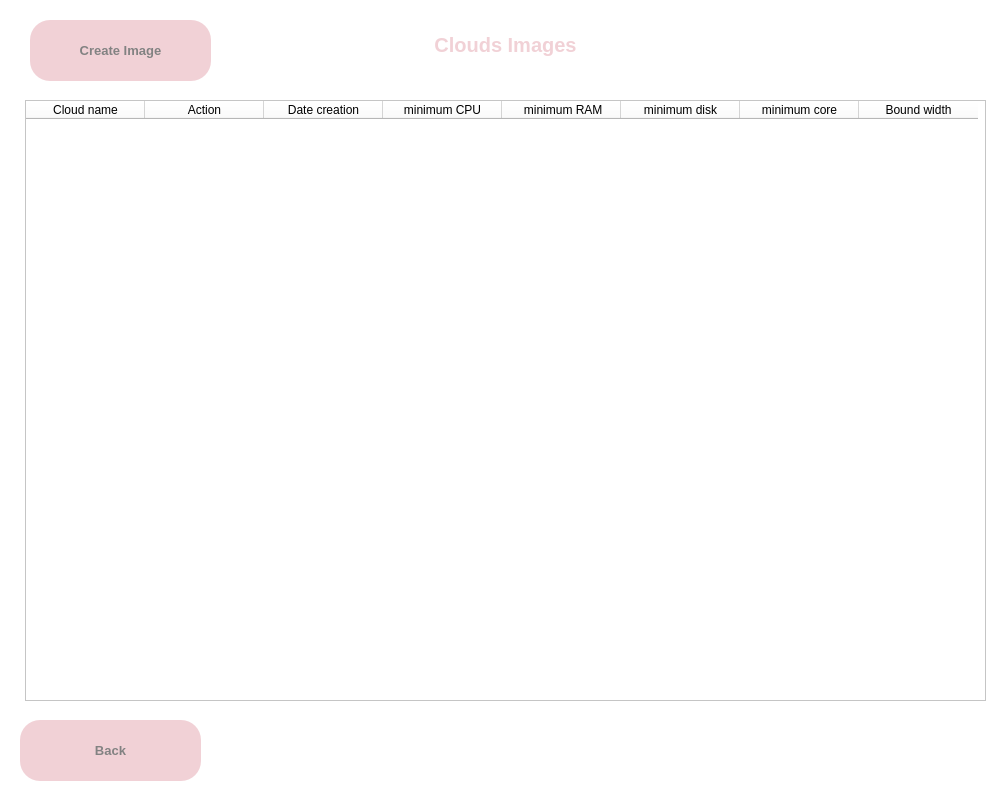
<?xml version="1.0" encoding="UTF-8"?>
<ui version="4.0">
 <class>cloudImage</class>
 <widget class="QWidget" name="cloudImage">
  <property name="geometry">
   <rect>
    <x>0</x>
    <y>0</y>
    <width>1000</width>
    <height>800</height>
   </rect>
  </property>
  <property name="windowTitle">
   <string>Cloud Image</string>
  </property>
  <property name="styleSheet">
   <string notr="true">background-color: rgb(255, 255, 255);</string>
  </property>
  <widget class="QLabel" name="label">
   <property name="geometry">
    <rect>
     <x>400</x>
     <y>10</y>
     <width>211</width>
     <height>71</height>
    </rect>
   </property>
   <property name="font">
    <font>
     <pointsize>15</pointsize>
     <weight>75</weight>
     <bold>true</bold>
    </font>
   </property>
   <property name="text">
    <string>&lt;html&gt;&lt;head/&gt;&lt;body&gt;&lt;p&gt;&lt;span style=&quot; color:#f1d1d6;&quot;&gt;Clouds Images&lt;/span&gt;&lt;/p&gt;&lt;/body&gt;&lt;/html&gt;</string>
   </property>
   <property name="alignment">
    <set>Qt::AlignCenter</set>
   </property>
  </widget>
  <widget class="QTableWidget" name="tableWidget">
   <property name="geometry">
    <rect>
     <x>25</x>
     <y>100</y>
     <width>961</width>
     <height>601</height>
    </rect>
   </property>
   <attribute name="horizontalHeaderDefaultSectionSize">
    <number>119</number>
   </attribute>
   <column>
    <property name="text">
     <string>Cloud name</string>
    </property>
   </column>
   <column>
    <property name="text">
     <string>Action</string>
    </property>
   </column>
   <column>
    <property name="text">
     <string>Date creation</string>
    </property>
   </column>
   <column>
    <property name="text">
     <string>minimum CPU</string>
    </property>
   </column>
   <column>
    <property name="text">
     <string> minimum RAM</string>
    </property>
   </column>
   <column>
    <property name="text">
     <string>minimum disk</string>
    </property>
   </column>
   <column>
    <property name="text">
     <string>minimum core</string>
    </property>
   </column>
   <column>
    <property name="text">
     <string>Bound width</string>
    </property>
   </column>
  </widget>
  <widget class="QPushButton" name="back">
   <property name="geometry">
    <rect>
     <x>20</x>
     <y>720</y>
     <width>181</width>
     <height>61</height>
    </rect>
   </property>
   <property name="font">
    <font>
     <pointsize>10</pointsize>
     <weight>75</weight>
     <bold>true</bold>
    </font>
   </property>
   <property name="styleSheet">
    <string notr="true">QPushButton
{
	background-color: #f1d1d6;
	color: #828282;
	border-radius:20px;
}

QPushButton:hover
{
	background-color: #ff8b8d;
	color: #656565;
	border-radius:20px;
}</string>
   </property>
   <property name="text">
    <string>Back</string>
   </property>
  </widget>
  <widget class="QPushButton" name="create">
   <property name="geometry">
    <rect>
     <x>30</x>
     <y>20</y>
     <width>181</width>
     <height>61</height>
    </rect>
   </property>
   <property name="font">
    <font>
     <pointsize>10</pointsize>
     <weight>75</weight>
     <bold>true</bold>
    </font>
   </property>
   <property name="styleSheet">
    <string notr="true">QPushButton
{
	background-color: #f1d1d6;
	color: #828282;
	border-radius:20px;
}

QPushButton:hover
{
	background-color: #ff8b8d;
	color: #656565;
	border-radius:20px;
}</string>
   </property>
   <property name="text">
    <string>Create Image</string>
   </property>
  </widget>
 </widget>
 <resources/>
 <connections/>
</ui>
